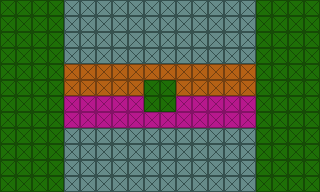

A 2D game scene composited from a Tiled map and its tileset images. What follows is a short description and the map's XML, with every tile layer's data as written:
An orthogonal 20x12 tile map with 16x16 px tiles, 1 tile layer (Tile Layer 1).

<map version="1.10" tiledversion="1.11.0" orientation="orthogonal" renderorder="right-down" width="20" height="12" tilewidth="16" tileheight="16" infinite="0" nextlayerid="2" nextobjectid="1">
 <editorsettings>
  <export target="level_test.csv" format="csv" />
 </editorsettings>
 <tileset firstgid="1" source="../../tileset/Mind_the_Gap.tsx" />
 <layer id="1" name="Tile Layer 1" width="20" height="12">
  <data encoding="csv">
1,1,1,1,2,2,2,2,2,2,2,2,2,2,2,2,1,1,1,1,
1,1,1,1,2,2,2,2,2,2,2,2,2,2,2,2,1,1,1,1,
1,1,1,1,2,2,2,2,2,2,2,2,2,2,2,2,1,1,1,1,
1,1,1,1,2,2,2,2,2,2,2,2,2,2,2,2,1,1,1,1,
1,1,1,1,3,3,3,3,3,3,3,3,3,3,3,3,1,1,1,1,
1,1,1,1,3,3,3,3,3,1,1,3,3,3,3,3,1,1,1,1,
1,1,1,1,4,4,4,4,4,1,1,4,4,4,4,4,1,1,1,1,
1,1,1,1,4,4,4,4,4,4,4,4,4,4,4,4,1,1,1,1,
1,1,1,1,2,2,2,2,2,2,2,2,2,2,2,2,1,1,1,1,
1,1,1,1,2,2,2,2,2,2,2,2,2,2,2,2,1,1,1,1,
1,1,1,1,2,2,2,2,2,2,2,2,2,2,2,2,1,1,1,1,
1,1,1,1,2,2,2,2,2,2,2,2,2,2,2,2,1,1,1,1
</data>
 </layer>
</map>
